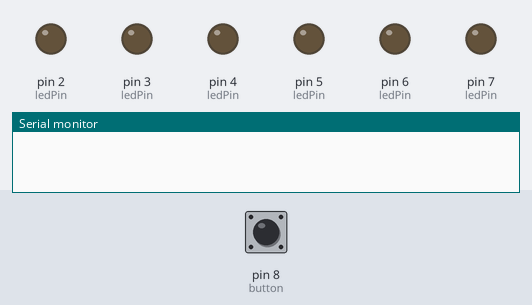
The sketch below on a simulated Arduino Uno, built with avr-gcc and run on an emulated ATmega328P. On the bench: output pins drawn as LEDs (lit = HIGH), the last lines printed to the serial monitor. The test bench sets the inputs (shaded band); at power-on: pin 8 (button) LOW. Random numbers use the default seed unless the sketch sets one.

Above: at 1.2 s.
1.3 s: pin 8 (button) pulled HIGH for 0.15 s
At 3.2 s:
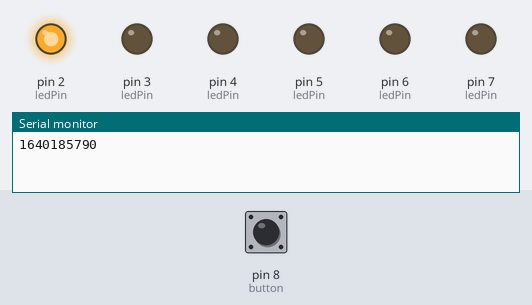
4.3 s: pin 8 (button) pulled HIGH for 1 s
At 6.8 s:
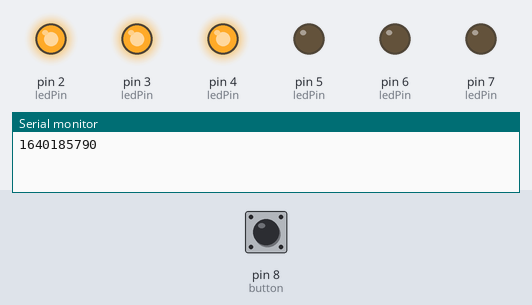
7.3 s: pin 8 (button) pulled HIGH for 3.2 s
At 7.45 s:
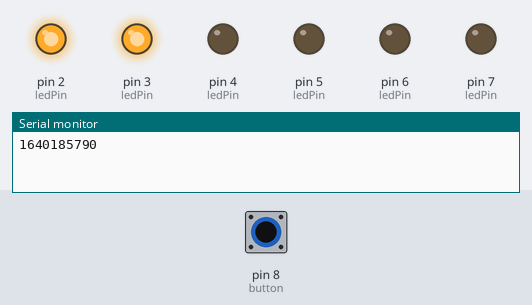
Timing chart, 0 to 13.0 s (numbered marks = the images above; inputs shaded):
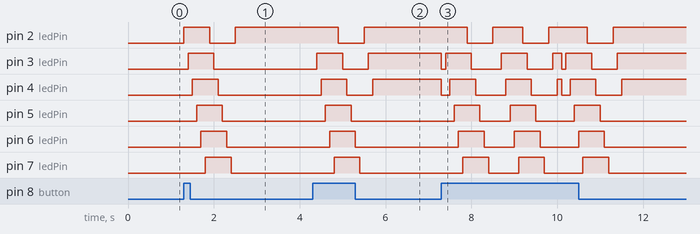

The sketch:

led-dice.ino
```cpp
#define led1 2    // LED1 is connected to pin 2
#define led2 3    // LED2 is connected to pin 3
#define led3 4    // LED3 is connected to pin 4
#define led3 4    // LED3 is connected to pin 4
#define led4 5    // LED4 is connected to pin 5
#define led5 6    // LED5 is connected to pin 6
#define led6 7    // LED6 is connected to pin 7

#define button 8  // Button is connected to pin 8

int ledPin[] = {led1, led2, led3, led4, led5, led6}; // Array of LED pins
int ledPinLength = sizeof(ledPin) / sizeof(ledPin[0]); // Length of the array

int buttonState = 0; // Variable to store the button state

long seed;
boolean randomIsSeeded = false; // Variable to store if the random number generator has been seeded

void setup() {
   // Start serial port at 9600 bps.
   Serial.begin(9600);

   // Set all LED pins to output.
   for (int i = 0; i < ledPinLength; i++) {
      pinMode(ledPin[i], OUTPUT);
   }

   // Set button pin to input.
   pinMode(button, INPUT);
}

/**
  * This method wil return an integer between 1 and 6, generated by the `random()` function.
  * The random number generator is seeded with the value returned by `millis()`
  * and analog value of the pins A0, A1 and A2.
  * A0 is connected to nothing (floating).
  * A1 is connected to a LDR.
  * A2 is connected to nothing (floating) just like A0.
  * Each time the reset button on the Arduino is pressed, the seed is changed
  * and the (boolean) randomIsSeeded variable is set to `false`.
  */
int rollDice() {
   // Seed the random number generator if it hasn't been seeded yet.
   if (!randomIsSeeded) {
      // Calculate the seed.
      seed = ((millis() + analogRead(A0) / analogRead(A1) * analogRead(A2)) * 15485863) % 2038074743;
      Serial.println(seed);

      // Seed the random number generator.
      randomSeed(seed);

      randomIsSeeded = true;
   }

   // Return a random number between 1 and 6.
   return 1 + random() % 6;
}

/**
  * Basic animation to show the dice is rolling.
  * It powers all LEDs on one by one.
  * Then it powers all LEDs off one by one.
  */
void rollDiceAnimation() {
   for (int i = 0; i < ledPinLength; i++) {
      digitalWrite(ledPin[i], HIGH);
      delay(100);
   }

   for (int i = 0; i < ledPinLength; i++) {
      digitalWrite(ledPin[i], LOW);
      delay(100);
   }
}

/**
  * Turn on the LED for the given dice number (1-6).
  * @param dice: the number genereated by `rollDice()`.
  */
void powerLEDs(int dice) {
   for (int i = 0; i < dice; i++) {
      digitalWrite(ledPin[i], HIGH);
      delay(100);
   }
}

/**
  * Turn off all LEDs.
  */
void powerLEDsOff() {
   for (int i = 0; i < ledPinLength; i++) {
      digitalWrite(ledPin[i], LOW);
   }
}

void loop() {
   // Read the button state.
   buttonState = digitalRead(button);

   // If the button is pressed, roll the dice.
   if (buttonState == HIGH) {
      powerLEDsOff();
      rollDiceAnimation();
      int dice = rollDice();
      powerLEDs(dice);
   }
}
```

Measured:
- after the input at 1.3 s, pin 2 (ledPin): LOW → HIGH at once, → LOW 0.60 s later, → HIGH 0.60 s later; pin 3 (ledPin): LOW → HIGH after 0.10 s, → LOW 0.60 s later; pin 4 (ledPin): LOW → HIGH after 0.20 s, → LOW 0.60 s later; pin 5 (ledPin): LOW → HIGH after 0.30 s, → LOW 0.60 s later; pin 6 (ledPin): LOW → HIGH after 0.40 s, → LOW 0.60 s later
- after the input at 4.3 s, pin 2 (ledPin): HIGH → LOW after 0.60 s, → HIGH 0.60 s later; pin 3 (ledPin): LOW → HIGH after 0.10 s, → LOW 0.60 s later, → HIGH 0.60 s later
- after the input at 7.3 s, pin 2 (ledPin): goes LOW 0.60 s, HIGH 0.70 s, LOW 0.60 s, HIGH 0.90 s, LOW 0.60 s, then HIGH, starting after 0.60 s; pin 3 (ledPin): HIGH → LOW at once, → HIGH 0.10 s later, → LOW 0.60 s later, → HIGH 0.70 s later, … (10 changes in this stretch)
